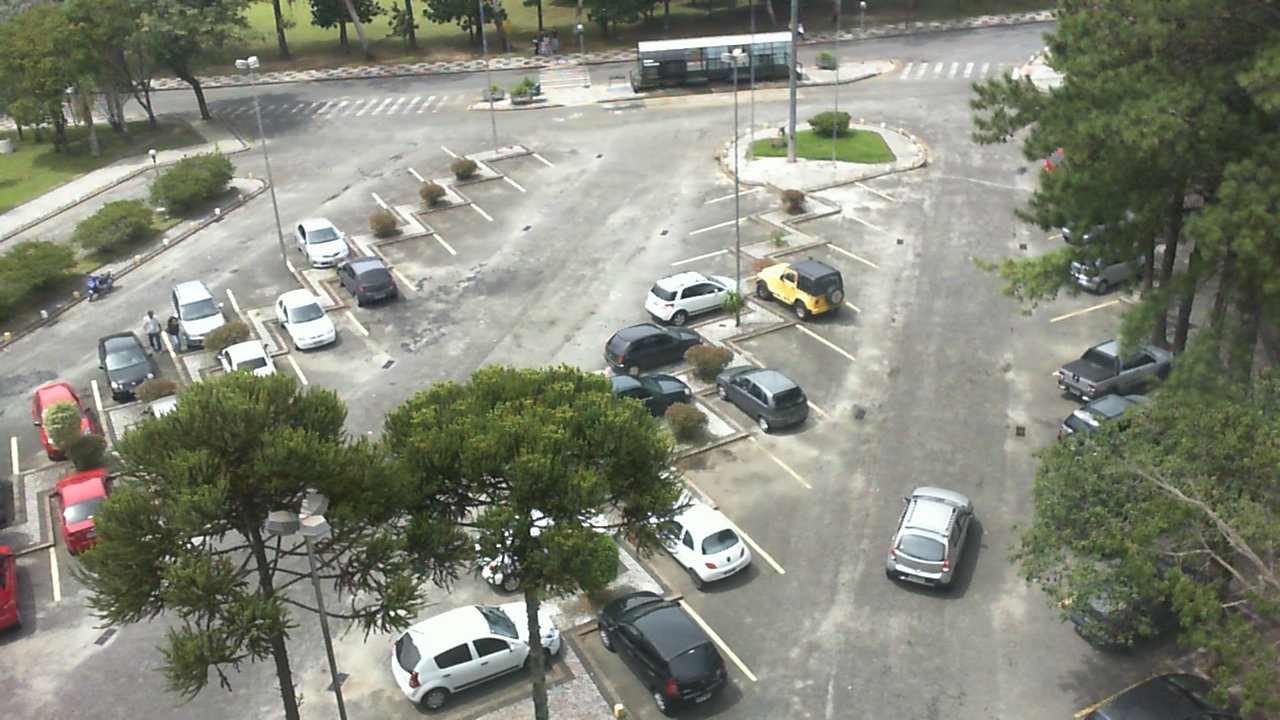
#> input picture data/lots/pklot_ufpr04/samples/cloudy_20130115_1606.jpg, 1280 x 720 px; its folder holds only this picture in this run
$ python -i occupancy.py   (imports and definitions only)   (older library calls are emulated)
#> lines starting #> are read from the running program, lines starting #| are printed output that depends on the picture
"""주차 칸 빈자리 판정, 추천, 결과 그리기.

주차장 설정은 data/lots/<주차장ID>/lot.json 에 저장된다.
칸 좌표는 기준 사진(empty.jpg) 크기 기준 픽셀 좌표이고,
다른 크기의 사진이 들어오면 자동으로 비율을 맞춘다.
"""

import heapq
import json
import math
from dataclasses import dataclass, field, asdict
from pathlib import Path

import cv2
import numpy as np

LOTS_DIR = Path(__file__).parent / "data" / "lots"

# ---------- 파일 읽기·쓰기 (Windows 한글 경로 대응) ----------
# cv2.imread / cv2.imwrite / cv2.VideoCapture는 Windows에서 경로에 한글이 있으면 파일을 못 연다.
# 그래서 파일은 파이썬으로 읽고 쓰고, OpenCV에는 메모리에 올린 데이터만 넘긴다.

# [26 lines left out: functions imread, imwrite, open_video, not called in this run]


# 판정 방식
MODE_AI = "ai"          # YOLO가 찾은 차와 칸이 겹치는지
MODE_DIFF = "diff"      # 빈 주차장 기준 사진과 비교해 칸이 달라졌는지
MODE_BOTH = "both"      # 둘 중 하나라도 주차됨이면 주차됨
MODE_CLS = "cls"        # 칸 이미지를 보고 직접 판단하는, 실제 CCTV 사진으로 학습시킨 AI


@dataclass
class Space:
    """주차 칸(또는 통로). x1~y2는 감싸는 사각형이고,
    카메라가 비스듬해서 칸이 기울어져 보이면 points에 꼭짓점들을 저장한다."""
    id: str
    x1: int
    y1: int
    x2: int
    y2: int
    points: list | None = None

    # [23 lines left out: functions from_points, polygon, center, not called in this run]

    def contains(self, x, y):
        return cv2.pointPolygonTest(self.polygon.astype(np.float32), (float(x), float(y)), False) >= 0

    # [9 lines left out: function region, not called in this run]


@dataclass
class Lot:
    id: str
    name: str
    lat: float
    lng: float
    image_width: int
    image_height: int
    entrance: list = field(default_factory=lambda: [0, 0])
    spaces: list = field(default_factory=list)
    aisles: list = field(default_factory=list)  # 차가 다니는 통로 사각형들 (경로 계산용)
    # 기준 사진 비교 민감도: 픽셀 색 차이 기준(0~255), 칸 안에서 바뀐 면적 비율 기준(0~1)
    pixel_threshold: int = 40
    changed_ratio: float = 0.25
    auto_align: bool = True
    # 입구가 여러 개일 때: [{"id", "px": [x, y](사진 좌표), "latlng": [위도, 경도]}]. 차가 오는 방향에 가까운 입구를 쓴다
    entrances: list | None = None
    frames_from: str | None = None  # 다른 주차장의 CCTV 사진을 같이 씀 (카메라 하나가 주차장 두 곳을 비출 때)
    cls_threshold: float = 0.5  # 칸 분류 AI가 이 확률 이상이면 '주차됨' (CCTV마다 조정)
    live: str | None = None  # 'mini' = 카메라가 보내는 실시간 사진으로 판정 (mini.py)
    entrance_latlng: list | None = None  # 지도에서 주차장 입구 위치 [위도, 경도] (길안내 도착 지점)  # 카메라가 조금 움직여도 기준 사진과 맞춰 칸 위치를 자동 보정

    @property
    def folder(self):
        return LOTS_DIR / self.id

    @property
    def reference_path(self):
        return self.folder / "empty.jpg"

    # [41 lines left out: functions reference_image, save, list_lots, load_lot, scale_rects, scale_spaces, not called in this run]


# ---------- 통로를 따라가는 경로 ----------

_NEIGHBORS = [(-1, 0, 1.0), (1, 0, 1.0), (0, -1, 1.0), (0, 1, 1.0),
              (-1, -1, math.sqrt(2)), (-1, 1, math.sqrt(2)), (1, -1, math.sqrt(2)), (1, 1, math.sqrt(2))]


# [169 lines left out: functions _shortest_paths, plan_routes, _overlap_ratio, judge_by_detection, match_lighting, judge_by_difference and 1 more, not called in this run]


# ---------- 카메라 흔들림 보정 ----------

_CLAHE = cv2.createCLAHE(2.0, (8, 8))


# [134 lines left out: functions estimate_camera_shift, _visible_ratio, warp_rects, analyze, not called in this run]


class StatusSmoother:
    """실시간 영상에서 손이나 그림자가 잠깐 지나갈 때 칸 상태가 깜빡이지 않게,
    같은 판정이 `frames`번 연속 나와야 상태를 바꾼다."""

    # [35 lines left out: functions __init__, update, apply_smoothing, not called in this run]


GREEN = (80, 200, 60)
RED = (60, 60, 230)
GOLD = (0, 200, 255)
BLUE = (230, 150, 40)


# ---------- 번호판 가리기 (개인정보) ----------

# [126 lines left out: functions find_plates, blur_plates, _edge_point, smooth_route, draw_route, draw_aisles, not called in this run]


def draw(frame, result, show_boxes=True, light=False):
    """칸 상태(초록=빈칸, 빨강=주차됨), 추천 칸, 입구→추천 칸 경로를 그린다. 번호판은 가린다.

    light=True: 사용자 화면용. 빈칸만 초록으로 채우고 주차된 칸은 옅은 테두리만 (차가 그대로 보이게).
    """
    img = blur_plates(frame.copy(), result.get("plates", []))
    overlay = img.copy()
    thickness = max(2, img.shape[1] // 400)
    font_scale = max(0.6, img.shape[1] / 1200)

    for s in result["spaces"]:
        occupied = result["statuses"][s.id]
        if light and occupied:
            continue
        cv2.fillPoly(overlay, [s.polygon], RED if occupied else GREEN)
    img = cv2.addWeighted(overlay, 0.42 if light else 0.35, img, 0.58 if light else 0.65, 0)

    if show_boxes:
        for b in result["boxes"]:
            x1, y1, x2, y2 = map(int, b["box"])
            cv2.rectangle(img, (x1, y1), (x2, y2), BLUE, thickness)

    # 입구 → 추천 칸 경로 (칸 번호를 가리지 않도록 번호보다 먼저, 칸 가장자리까지만)
    ex, ey = map(int, result["entrance"])
    best = next((s for s in result["spaces"] if s.id == result["recommended"]), None)
    if best is not None:
        route = result.get("routes", {}).get(best.id)
        points = route["points"] if route else [result["entrance"], best.center]
        edge = np.array(_edge_point(best, points[-2]), float)
        inside = edge + (np.array(best.center, float) - edge) * 0.45  # 화살촉이 칸 안으로 들어가게
        points = [*points[:-1], edge, tuple(inside)]
        # 멀리 있어 작게 보이는 칸은 화살표도 가늘게 (칸을 덮지 않도록 칸 폭의 40% 이하)
        sides = [np.linalg.norm(best.polygon[i] - best.polygon[(i + 1) % len(best.polygon)]) for i in range(len(best.polygon))]
        draw_route(img, points, GOLD, int(max(4, min(thickness * 2, min(sides) * 0.4))))
    cv2.circle(img, (ex, ey), thickness * 6, GOLD, -1)
    cv2.putText(img, "IN", (ex - thickness * 6, ey + thickness * 14), cv2.FONT_HERSHEY_SIMPLEX,
                font_scale, GOLD, thickness, cv2.LINE_AA)

    for s in result["spaces"]:
        occupied = result["statuses"][s.id]
        color = RED if occupied else GREEN
        cv2.polylines(img, [s.polygon], True, color, max(1, thickness // 2) if (light and occupied) else thickness, cv2.LINE_AA)
        if light and occupied:
            continue  # 주차된 칸은 번호도 생략 (차가 보이니까)
        label = s.id
        (tw, th), _ = cv2.getTextSize(label, cv2.FONT_HERSHEY_SIMPLEX, font_scale, thickness)
        cx, cy = map(int, s.center)
        cv2.putText(img, label, (cx - tw // 2, cy + th // 2), cv2.FONT_HERSHEY_SIMPLEX,
                    font_scale, (255, 255, 255), thickness + 2, cv2.LINE_AA)
        cv2.putText(img, label, (cx - tw // 2, cy + th // 2), cv2.FONT_HERSHEY_SIMPLEX,
                    font_scale, color, thickness, cv2.LINE_AA)

    if best is not None:
        sides = [np.linalg.norm(best.polygon[i] - best.polygon[(i + 1) % len(best.polygon)]) for i in range(len(best.polygon))]
        cv2.polylines(img, [best.polygon], True, GOLD, int(max(2, min(thickness * 3, min(sides) * 0.2))), cv2.LINE_AA)

    return img


def to_rgb(img):
    return cv2.cvtColor(img, cv2.COLOR_BGR2RGB)


def decode_image(data: bytes):
    return cv2.imdecode(np.frombuffer(data, np.uint8), cv2.IMREAD_COLOR)

>>> import cv2
>>> picture = cv2.imread('data/lots/pklot_ufpr04/samples/cloudy_20130115_1606.jpg', cv2.IMREAD_GRAYSCALE)
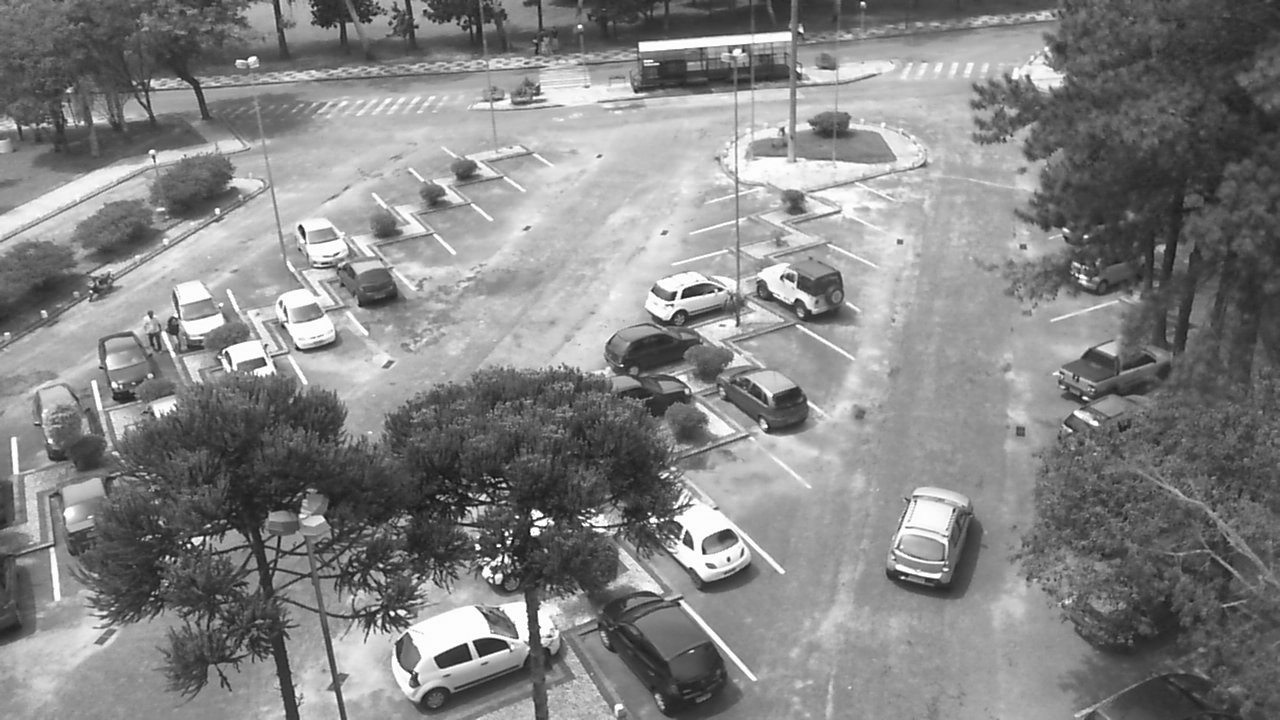
#> picture: shape (720, 1280); min 7, max 255, mean 132.2
>>> result = draw(picture, 'out.png')
#> (the run stopped early here; a loop or call above may not have finished)

$ run again, on data/lots/pklot_ufpr04/samples/rainy_20130118_1705.jpg
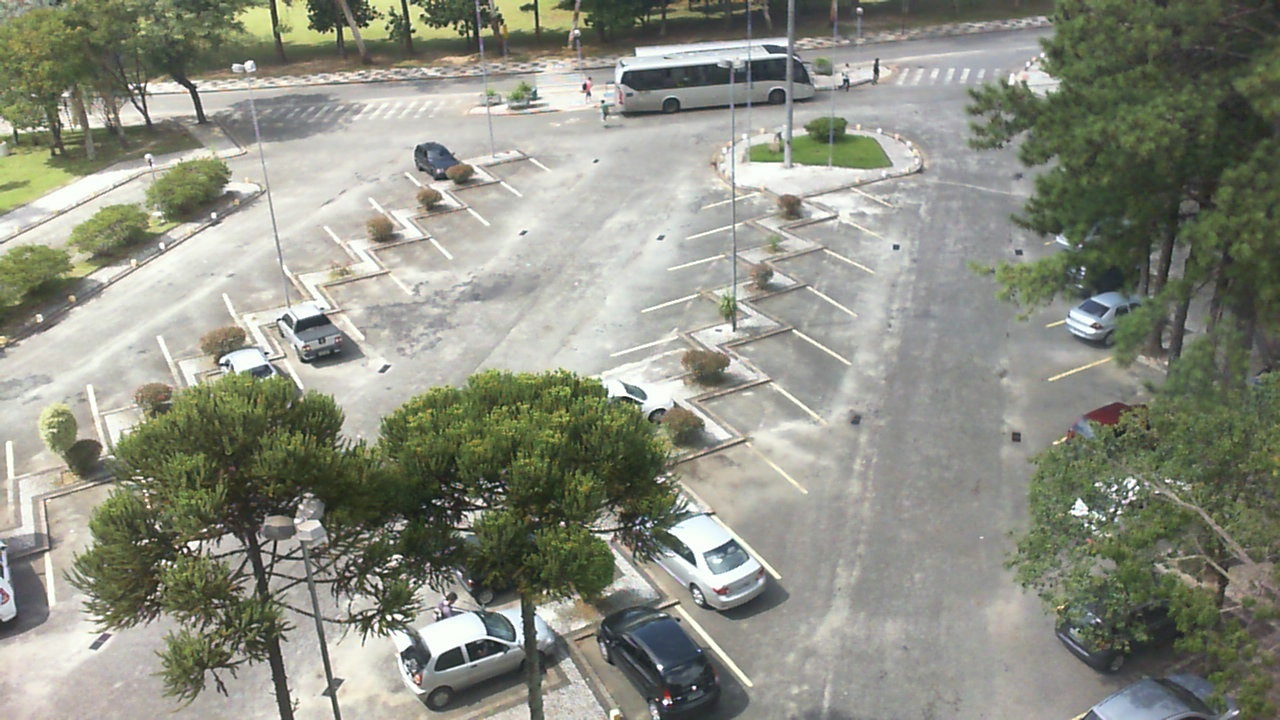
#> input picture data/lots/pklot_ufpr04/samples/rainy_20130118_1705.jpg, 1280 x 720 px
#> `picture = cv2.imread('data/lots/pklot_ufpr04/samples/cloudy_20130115_1..`:
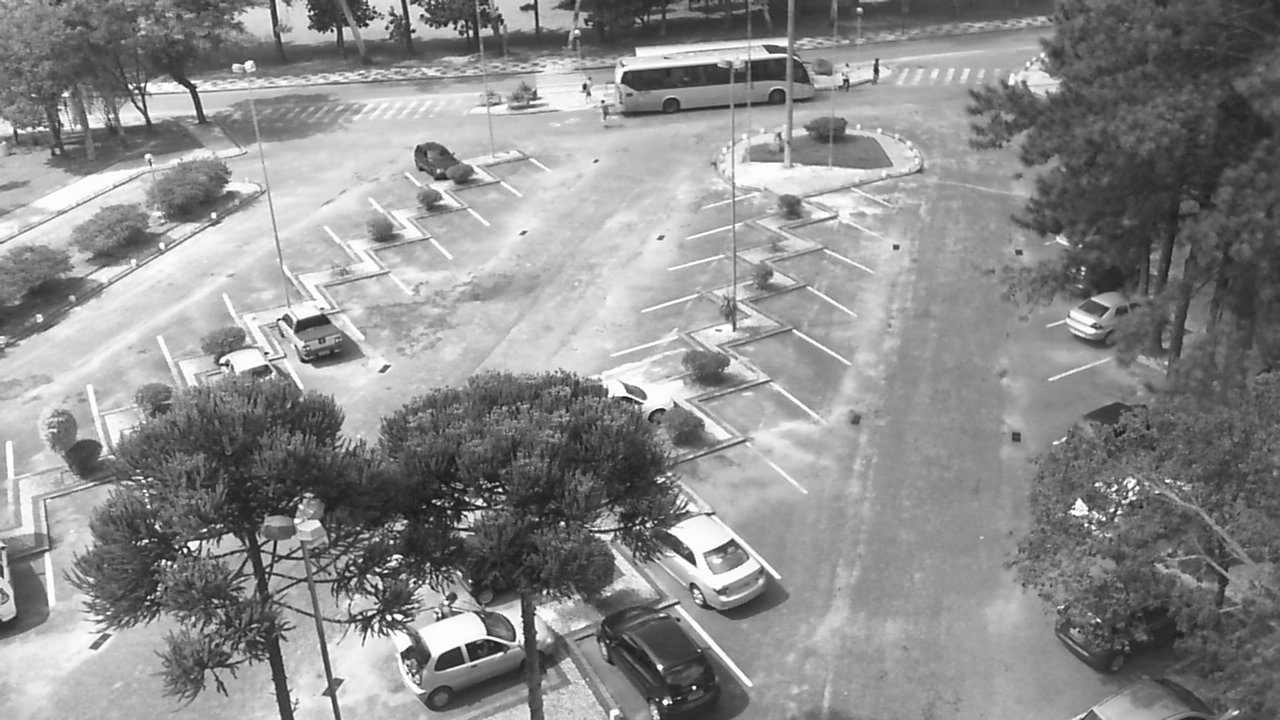
#> picture: shape (720, 1280); min 8, max 255, mean 140.5

$ run again, on data/lots/pklot_ufpr04/samples/rainy_20130118_1710.jpg
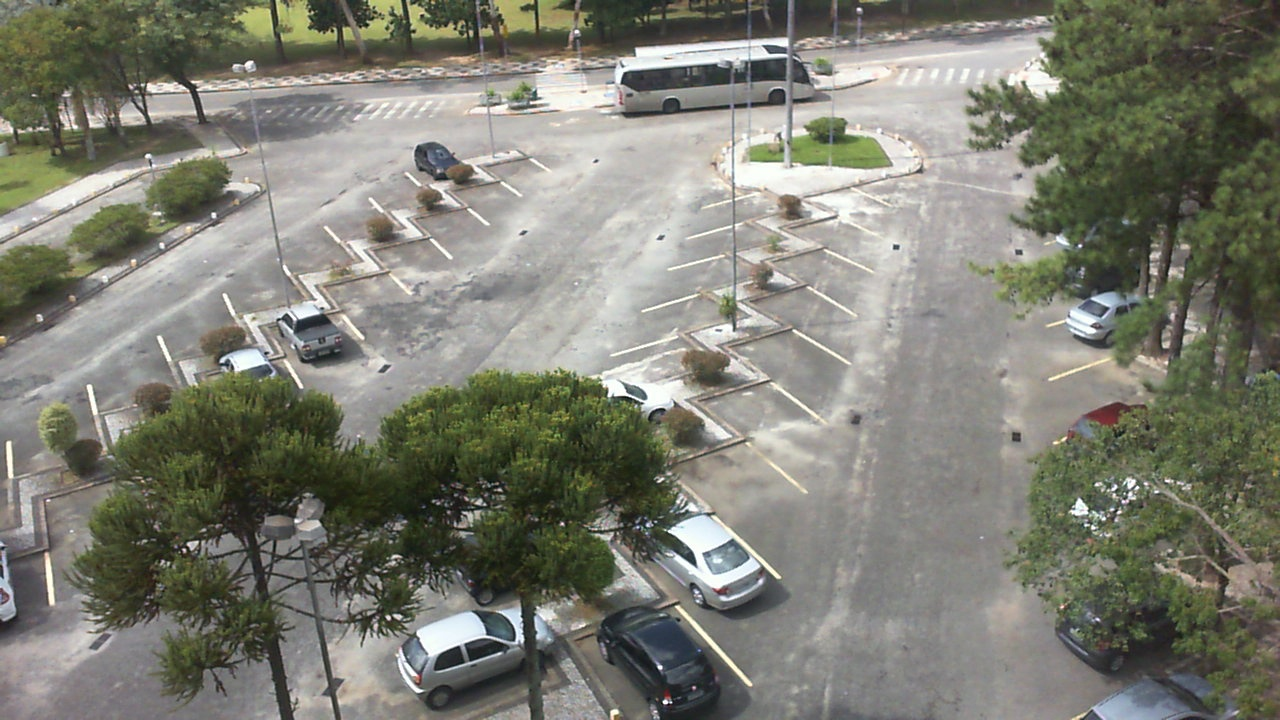
#> input picture data/lots/pklot_ufpr04/samples/rainy_20130118_1710.jpg, 1280 x 720 px
#> `picture = cv2.imread('data/lots/pklot_ufpr04/samples/cloudy_20130115_1..`:
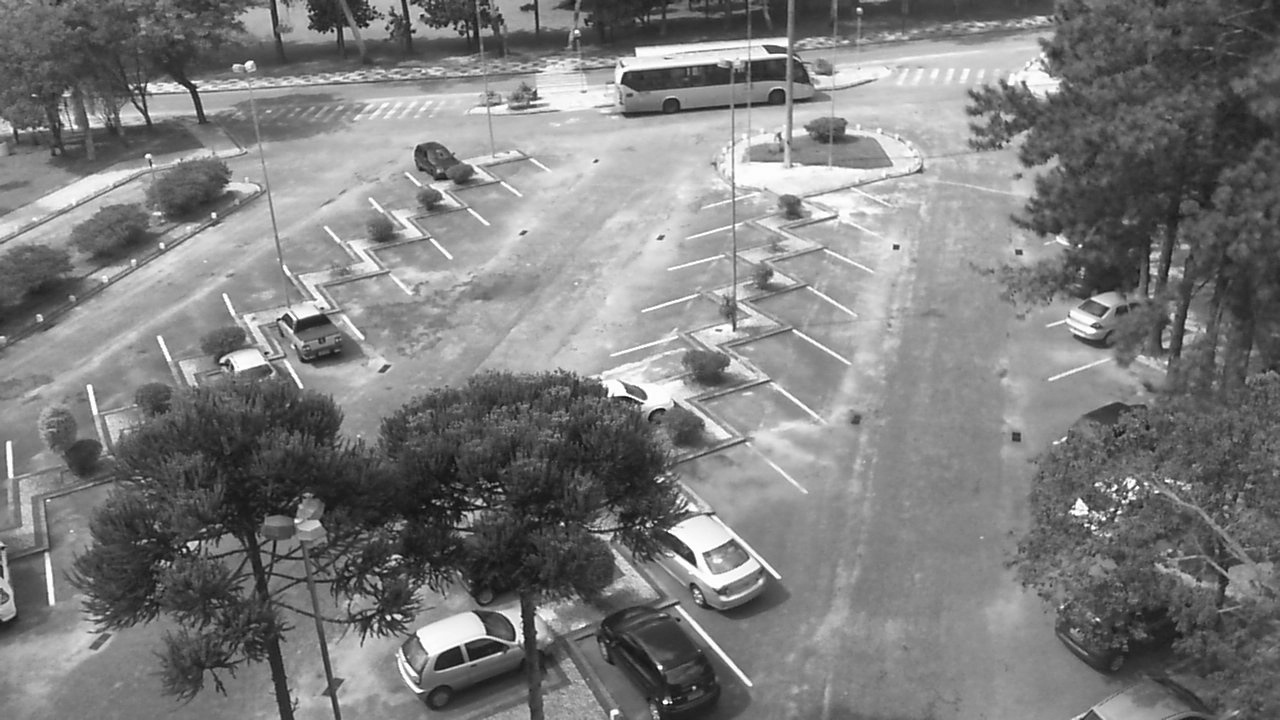
#> picture: shape (720, 1280); min 5, max 255, mean 125.1
